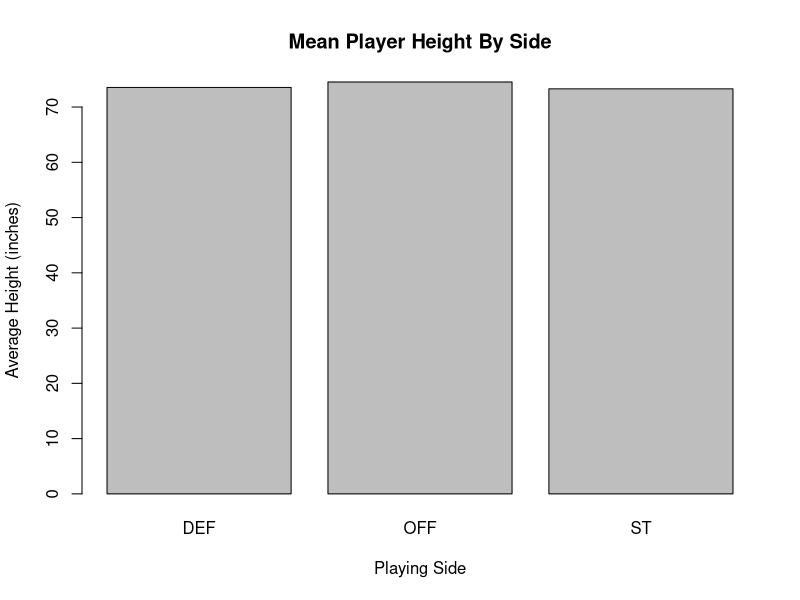

R code for this plot:
# Homework 10
# 1-Way ANOVA Models

# 1. Import the Data. Convert Side to a factor.

nfl2016 <- read.csv("NFL2016_1WayANOVA_v2.csv", header = TRUE)
nfl2016$Side <- as.factor(nfl2016$Side)


# 2. Before running the model, we can try to visually determine if there might be a difference
# in the means. One good way to do this is to create a mean barplot of the average Height
# by Side. Provide your code. Write a short summary answering if there appear to be any
# differences by Side. Provide your plot in your submission.

mean_heights <- tapply(nfl2016$Height, nfl2016$Side, mean)

barplot(mean_heights, main = "Mean Player Height By Side",
        xlab = "Playing Side", ylab = "Average Height (inches)")

# Based on the barplot, there does not appear to be any significant difference in mean height by Side.


# 3. Create and SAVE a linear model for Height with the Side as the predictor.

nfl2016_model <- lm(Height ~ Side, data = nfl2016)


# 4. Create a table to determine how many observations you have per Side. Copy / paste your
# table into your code.

table(nfl2016$Side)
# DEF  OFF   ST 
# 1305 1344  115 


# 5. How many groups do you have? Do you have “large” sample sizes (> 30) for each group?

# There are three groups: Defense, Offense, and Special Teams. Each group has a "large" sample size greater than 30.


# 6. When performing the Normality of Residuals Assumption check, should you perform this
# check by group or only for the overall model?

# You should perform this check by the overall model residuals, not by group.


# 7. Based on your answer to Question 6, determine if the Normality of Residuals Assumption
# is met or not by using the Shapiro-Wilk Test (either by group or for the overall model
# based on your Question 6 answer) using a 3% significance level.
# Be sure to:
# (a) State your hypotheses.
# (b) Copy / paste your test results into your code.
# (c) Specifically state the p-value.
# (d) State your decision(s) (Reject H0 or Do Not Reject H0).
# (e) State your conclusion(s).
